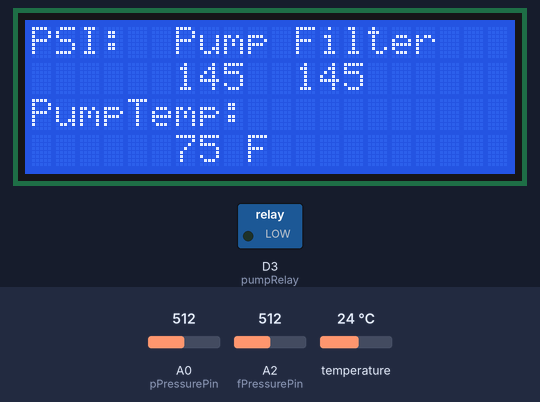
This sketch was run on a simulated Arduino MKR. Parts: 20×4 character LCD, switched loads named in the sketch (green lamp = pin HIGH). The inputs (shaded band) are chosen by the test bench; at power-on: temperature 24 °C, A0 (pPressurePin) = 512, A2 (fPressurePin) = 512. WiFi joins after 1.5 s; servers stay silent unless stated; what the sketch prints to the serial monitor is not drawn.

Above: at 8.6 s.
8.7 s: temperature set to 12 °C
At 10.2 s:
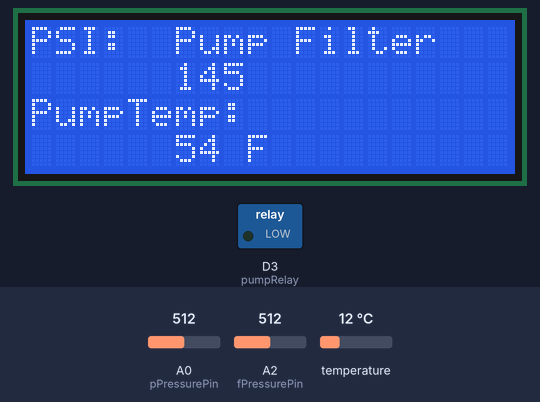
10.8 s: A0 (pPressurePin) set to 716
At 12.1 s:
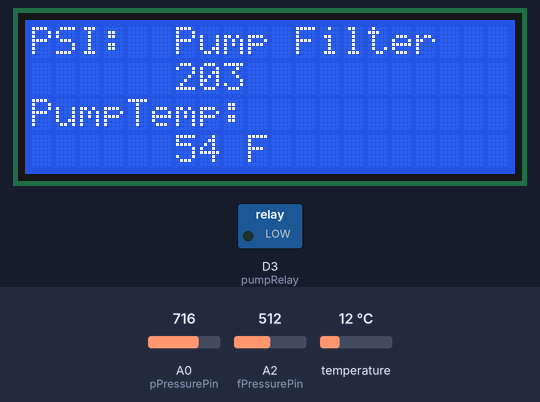
13.7 s: A2 (fPressurePin) set to 716
At 15.28 s:
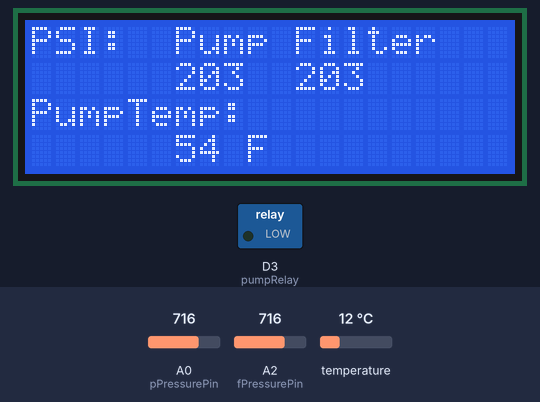
16.9 s: temperature set to 19 °C
At 18.7 s:
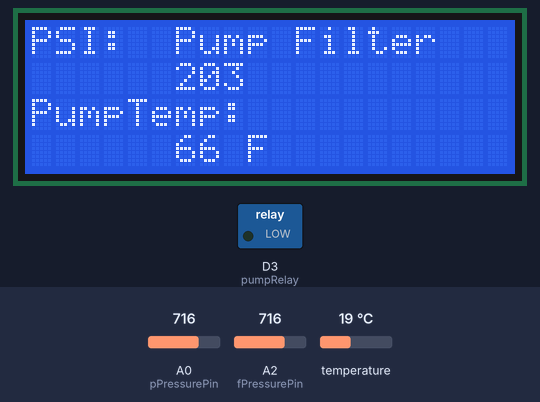
19.4 s: A0 (pPressurePin) set to 900
At 20.6 s:
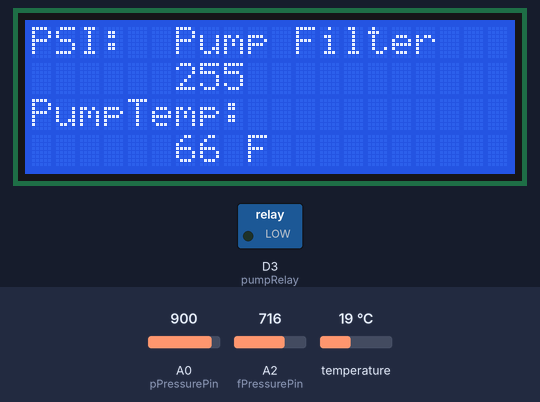
22.2 s: A2 (fPressurePin) set to 900
At 23.85 s:
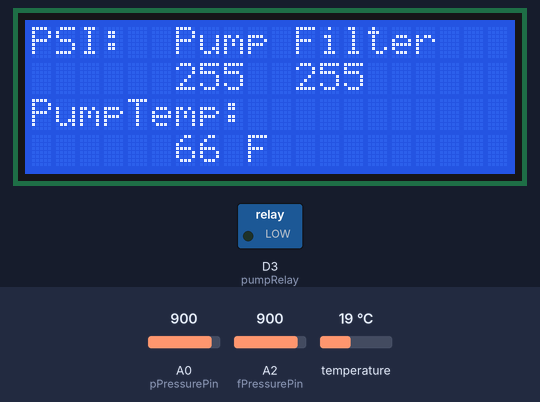
Timing chart, 0 to 25.4 s (numbered marks = the images above; inputs shaded):
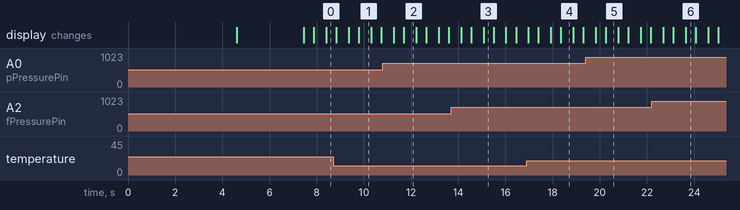

The sketch:

PumpMonitor.ino
```cpp
#include <Ethernet.h>

//Pin Assignments: pPressurePin=A0 fPressurePin=A2 OneWire=D2 Relay=D3
#include <OneWire.h>
#include <DallasTemperature.h>
#include <LiquidCrystal_I2C.h>
#include <SPI.h>
#include <WiFiNINA.h>
#include <Wire.h>
#include <WiFiUdp.h>
#include <SimpleTimer.h>;
#include <BlynkSimpleWiFiNINA.h>
#include "secrets.h"
#define ONE_WIRE_BUS 2
#define BLYNK_PRINT Serial
const byte pPressurePin = A0;
const byte fPressurePin = A2;
int poffset = 503; // zero pressure adjust
int foffset = 483; // zero pressure adjust
int lowlimit = 30;
int highlimit = 50;
int power = HIGH;
const int pumpRelay = 3;  // the Arduino pin, which connects to the IN pin of relay
int status = WL_IDLE_STATUS;
float pumpV;
float filtV;
float ppressure_psi; // final pressure
float fpressure_psi; // final pressure
float tempF;
float tempC;
OneWire oneWire(ONE_WIRE_BUS);
DallasTemperature sensors(&oneWire);
LiquidCrystal_I2C lcd(0x27, 20, 4); // set the LCD address to 0x27 for a 16 chars and 2 line display
DeviceAddress pumpTherm = { 0x28, 0x9C, 0x83, 0x47, 0x2F, 0x14, 0x01, 0x73 };
WiFiClient client;
SimpleTimer timer;
WidgetLED pumpled(V8);

void setup(void)
{
  Serial.begin(9600);
  sensors.begin();
  sensors.setResolution(pumpTherm, 10);
  timer.setInterval(1000, updateBlynk);
  lcd.init();
  lcd.backlight();
  pinMode(pumpRelay, OUTPUT);
  while (status != WL_CONNECTED) {
    Serial.print("Connecting to SSID: ");
    Serial.println(WIFI_SSID);  //WIFI_SSID, WIFI_PASS defined in secrets.h
    status = WiFi.begin(WIFI_SSID, WIFI_PASS);
    delay(3000);
  }
  printCurrentNet();
  printWifiData();
  Blynk.begin(auth, WIFI_SSID, WIFI_PASS);  //auth, WIFI_SSID, WIFI_PASS defined in secrets.h
  Blynk.syncAll();
  delay(1000);
  lcd.clear();
  lcd.setCursor(0, 0);
  lcd.print(F("PSI:"));
  lcd.setCursor(6, 0);
  lcd.print(F("Pump"));
  lcd.setCursor(11, 0);
  lcd.print(F("Filter"));
  lcd.setCursor(0, 2);
  lcd.print(F("PumpTemp:"));
}

BLYNK_WRITE(V3){
  lowlimit = param.asInt(); // assigning incoming value from pin V2 to a variable
  Serial.println(lowlimit);
}

BLYNK_WRITE(V4){
  highlimit = param.asInt(); // assigning incoming value from pin V3 to a variable
  Serial.println(highlimit);
}

BLYNK_WRITE(V5){
  power = param.asInt(); // assigning incoming value from pin V4 to a variable
  Serial.println(power);
}

BLYNK_WRITE(V6){
  poffset = param.asInt(); // assigning incoming value from pin V5 to a variable
  Serial.println(poffset);
}

BLYNK_WRITE(V7){
  poffset = param.asInt(); // assigning incoming value from pin V6 to a variable
  Serial.println(foffset);
}

void loop(void)
{
  getPressures();
  getTemps();
  printtoSerial();
  printtoLCD();
  //pumpcontrol();
  timer.run();
}

void getPressures() {
    pumpV = analogRead(pPressurePin) * 5.00 / 1024;
    ppressure_psi = ((pumpV - (poffset / 1000)) * 400) / 6.895;
  delay(100);
  filtV = analogRead(fPressurePin) * 5.00 / 1024;
  fpressure_psi = ((filtV - (foffset / 1000)) * 400) / 6.895;
  delay(100);
}

void getTemps() {
  sensors.requestTemperatures();
  tempF = (DallasTemperature::toFahrenheit(sensors.getTempC(pumpTherm)));
}

void printtoSerial() {
  Serial.print(F("Pump Pressure: "));
  Serial.print(ppressure_psi, 0);
  Serial.println(" psi");
  Serial.print(F("Pump V: "));
  Serial.print(pumpV, 0);
  Serial.println(" V");
  Serial.print(F("Filter Pressure: "));
  Serial.print(fpressure_psi, 0);
  Serial.print(" " );
  Serial.println(F(" "));
  Serial.print(F("Pump Temp:  "));
  Serial.print(tempF, 0);
  Serial.print("\n\r");
  Serial.println();
}

void printtoLCD() {
  clearLCDLine(1);
  lcd.setCursor(6, 1);
  lcd.print(ppressure_psi, 0);
  delay(500);
  lcd.setCursor(11, 1);
  lcd.print(fpressure_psi, 0);
  clearLCDLine(3);
  lcd.setCursor(6, 3);
  lcd.print(tempF, 0);
  lcd.print(F(" F"));
}


void clearLCDLine(int line)
{
  lcd.setCursor(0, line);
  for (int n = 0; n < 20; n++) // 20 indicates symbols in line. For 2x16 LCD write - 16
  {
    lcd.print(" ");
  }
}

void updateBlynk() {
  Serial.println("Updating Blynk");
  Blynk.virtualWrite(V0, ppressure_psi);
  Blynk.virtualWrite(V1, fpressure_psi);
  Blynk.virtualWrite(V2, tempF);
  //if (ppressure_psi < 20) {
  //    Blynk.email("toddgrady@gmail.com", "Pump Alarm", "Pump Pressure is below 20PSI");
  //    Blynk.notify("Pump Pressure Low");
  //}
  //  if (fpressure_psi < 20) {
  //    Blynk.email("toddgrady@gmail.com", "Pump Alarm", "Filtered Pressure is below 20PSI");
  //    Blynk.notify("Filtered Pressure Low");
  //  }
  //if (tempF > 120) {
  //    Blynk.email("toddgrady@gmail.com", "Pump Alarm", "Pump Temperature is above 120F. Check immediately");
  //    Blynk.notify("Pump Temp High");
  Serial.print("\n\r");
  Serial.println();
}

void pumpcontrol() {
  if ((ppressure_psi < lowlimit) && (tempF < 120) && (power == HIGH)) {
    digitalWrite(pumpRelay, HIGH);
    Serial.println("Low Pressure Cut On");
    Blynk.setProperty(V6, "color", "#33ff38");
    pumpled.on();
  }
  if ((ppressure_psi > highlimit) && (power == HIGH)) {
    digitalWrite(pumpRelay, LOW);
    Serial.println("High Pressure Cutoff");
    pumpled.off();
  }
  if (tempF > 120) {
    digitalWrite(pumpRelay, LOW);
    Serial.println("High Temp Cutoff");
    Blynk.setProperty(V6, "color", "#D3435C");
    pumpled.on();
  }
  if (power == LOW) {
    digitalWrite(pumpRelay, LOW);
    Serial.println("Powered Off");
    Blynk.setProperty(V6, "color", "#FFC300");
    pumpled.on();
  }
}

void printWifiData() {
  // print your board's IP address:
  IPAddress ip = WiFi.localIP();
  Serial.print(F("IP Address: "));
  Serial.println(ip);
  lcd.setCursor(0, 1);
  lcd.print(F("IP: "));
  lcd.setCursor(4, 1);
  lcd.print(ip);
  Serial.println();
}

void printCurrentNet() {
  Serial.print(F("SSID: "));
  Serial.println(WiFi.SSID());
  lcd.setCursor(0, 0);
  lcd.print(F("SSID: "));
  lcd.setCursor(7, 0);
  lcd.print(WiFi.SSID());
  long rssi = WiFi.RSSI();
  Serial.print(F("signal strength (RSSI):"));
  Serial.println(rssi);
  lcd.setCursor(0, 2);
  lcd.print(F("RSSI: "));
  lcd.setCursor(7, 2);
  lcd.print(rssi);
}
```

secrets.h
```cpp
#define WIFI_SSID "iot"    // replace MySSID with your WiFi network name
#define WIFI_PASS "datiliot!"  // replace MyPassword with your WiFi password

char auth[] = "5gkMpk8xk175KrQkcrBPBCT0zHDu_mGv";
```

Measured:
- after the input at 8.7 s, the display: first differs from a run without the input after 0.65 s (image 1 shows a later state)
- after the input at 10.8 s, the display: first differs from a run without the input after 0.88 s (image 2)
- after the input at 13.7 s, the display: first differs from a run without the input after 1.4 s (image 3)
- after the input at 16.9 s, the display: first differs from a run without the input after 1.0 s (image 4 shows a later state)
- after the input at 19.4 s, the display: first differs from a run without the input after 0.86 s (image 5)
- what the display in image 1 shows lasts 0.5 s, from 9.8 s to 10.3 s
- what the display in image 3 shows lasts 0.4 s, from 15.1 s to 15.5 s
